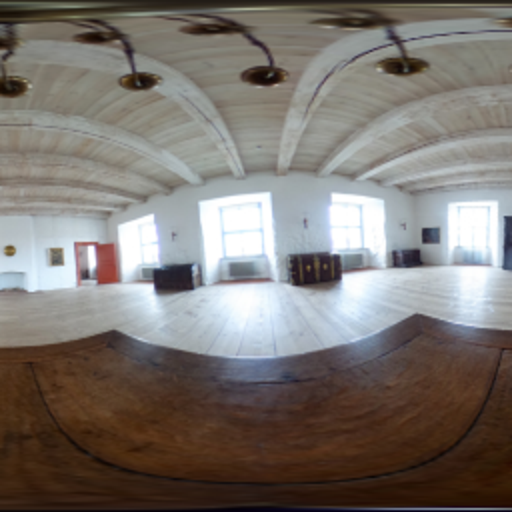
#> input picture path/to/datasetOmniD_256_1024/hr_1024/00025_e.png, 1024 x 1024 px, given as the content of the folder /home/henrique/Documentos/360° SR/CNN360/LR, which was not available (shown at 1/2 size)
$ python conversorLr.py
#> lines starting #> are read from the running program, lines starting #| are printed output that depends on the picture; pictures that were not available may be replaced by others from this repository, and a replacement may not be noted
import os
from PIL import Image

# Função para redimensionar a imagem para dimensões divisíveis por 28
def resize_image(img, target_width, target_height):
    # Redimensionar para as novas dimensões divisíveis por 28
    return img.resize((target_width, target_height), Image.Resampling.LANCZOS)

# Função para cortar a imagem em blocos de 28x28
def cut_image_into_patches(img_path, output_dir, patch_size=28, resize_dims=(504, 252)):
    # Abrir a imagem
#> called with output_dir = 'dataset_28_224/lr_28', patch_size = 28, resize_dims = (504, 252)
    img = Image.open(img_path)
#> img is the input picture: PIL image 1024x1024 RGB; mean R, G, B 123.7, 117.6, 112.8

    # Redimensionar a imagem para dimensões divisíveis por 28
    img = resize_image(img, *resize_dims)
#> in resize_image, `return img.resize((target_width, target_height), Image.Resampling.LANC..`:
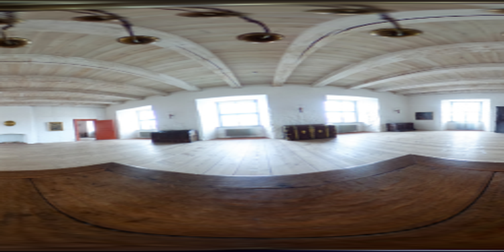
#> returned value: PIL image 504x252 RGB; mean R, G, B 123.7, 117.6, 112.8

    width, height = img.size
#> width = 504; height = 252

    # Criar diretório de saída se não existir
    os.makedirs(output_dir, exist_ok=True)

    patch_number = 0
    # Iterar sobre a imagem e cortar em blocos de 28x28
    for top in range(0, height, patch_size):
        for left in range(0, width, patch_size):
            # Definir a área do bloco
            box = (left, top, left + patch_size, top + patch_size)
            patch = img.crop(box)

            # Salvar o bloco
            patch.save(os.path.join(output_dir, f"{os.path.basename(img_path).split('.')[0]}_patch_{patch_number:04d}.png"))
            patch_number += 1
#> this loop made 9 passes
#> pass 1, in cut_image_into_patches, `patch.save(os.path.join(output_dir, f"{os.path.basename(img_path).spli..`:
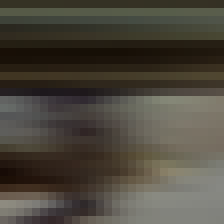
#> saved as 00025_e_patch_0000.png: PIL image 28x28 RGB (shown 8 times larger); mean R, G, B 75.7, 70.7, 60.6
#> pass 1, in cut_image_into_patches, `patch.save(os.path.join(output_dir, f"{os.path.basename(img_path).spli..`:
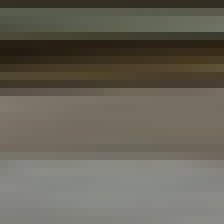
#> saved as 00025_e_patch_0001.png: PIL image 28x28 RGB (shown 8 times larger); mean R, G, B 102.9, 99.1, 87.1
#> pass 1, in cut_image_into_patches, `patch.save(os.path.join(output_dir, f"{os.path.basename(img_path).spli..`:
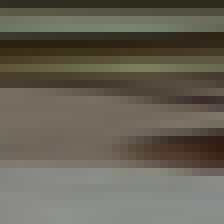
#> saved as 00025_e_patch_0002.png: PIL image 28x28 RGB (shown 8 times larger); mean R, G, B 102.6, 97.6, 85.6
#> pass 1, in cut_image_into_patches, `patch.save(os.path.join(output_dir, f"{os.path.basename(img_path).spli..`:
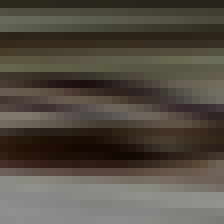
#> saved as 00025_e_patch_0003.png: PIL image 28x28 RGB (shown 8 times larger); mean R, G, B 83.4, 76.7, 66.7
#> after the loop:
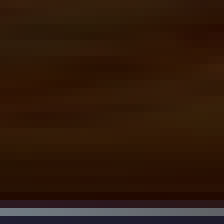
#> patch: PIL image 28x28 RGB (shown 8 times larger); mean R, G, B 48.2, 26, 11.5
#> after the loop, patch_number = 162

    print(f"{patch_number} blocos de {patch_size}x{patch_size} foram gerados para a imagem {img_path}.")
#| 162 blocos de 28x28 foram gerados para a imagem /home/henrique/Documentos/360° SR/CNN360/LR/00025_e.png.

# Função principal para processar as primeiras 100 imagens
def process_images(input_dir, output_dir, resize_dims=(504, 252), num_images=25):
    # Listar arquivos no diretório de entrada
    img_files = [f for f in os.listdir(input_dir) if f.lower().endswith(('.png', '.jpg', '.jpeg'))]

    # Processar as primeiras 'num_images' imagens
    for i, img_file in enumerate(img_files[:num_images]):
        img_path = os.path.join(input_dir, img_file)
        print(f"Processando {i+1}/{num_images}: {img_path}")
        cut_image_into_patches(img_path, output_dir, resize_dims=resize_dims)

# Exemplo de uso
input_directory = '/home/henrique/Documentos/360° SR/CNN360/LR'  # Diretório onde estão as imagens 512x256
output_directory = 'dataset_28_224/lr_28'   # Diretório para salvar os blocos 28x28
num_images = 25  # Número de imagens que você deseja processar

# Definir dimensões para redimensionamento (divisíveis por 28)
resize_dims = (504, 252)  # Dimensões ajustadas para serem divisíveis por 28

# Processar as primeiras 100 imagens
process_images(input_directory, output_directory, resize_dims=resize_dims, num_images=num_images)

$ run again, on path/to/datasetOmniD_256_1024/lr_256/00010_d.png
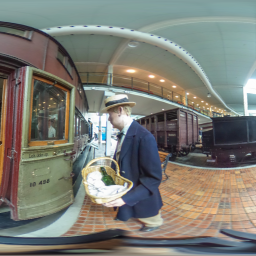
#> input picture path/to/datasetOmniD_256_1024/lr_256/00010_d.png, 256 x 256 px, given as the content of the folder /home/henrique/Documentos/360° SR/CNN360/LR, which was not available
#> in cut_image_into_patches, img is the input picture: PIL image 256x256 RGB; mean R, G, B 123.8, 124.1, 116.3
#> in resize_image, `return img.resize((target_width, target_height), Image.Resampling.LANC..`:
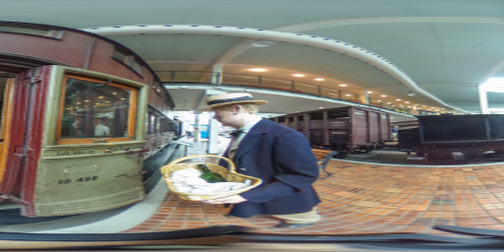
#> returned value: PIL image 504x252 RGB; mean R, G, B 123.8, 124.1, 116.3
#> after the loop in cut_image_into_patches, `for top in range(0, height, patch_size):`:
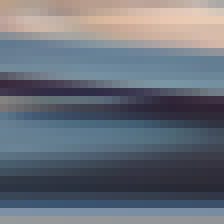
#> patch: PIL image 28x28 RGB (shown 8 times larger); mean R, G, B 104.7, 111.3, 121.8
#> after the loop in cut_image_into_patches, `for top in range(0, height, patch_size):`: patch_number = 162
#| 162 blocos de 28x28 foram gerados para a imagem /home/henrique/Documentos/360° SR/CNN360/LR/00010_d.png.

$ run again, on path/to/datasetOmniD_256_1024/lr_256/00041_d.png
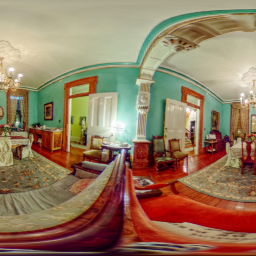
#> input picture path/to/datasetOmniD_256_1024/lr_256/00041_d.png, 256 x 256 px, given as the content of the folder /home/henrique/Documentos/360° SR/CNN360/LR, which was not available
#> in cut_image_into_patches, img is the input picture: PIL image 256x256 RGB; mean R, G, B 146.8, 121.4, 95.3
#> in resize_image, `return img.resize((target_width, target_height), Image.Resampling.LANC..`:
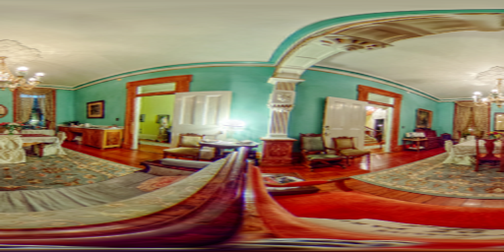
#> returned value: PIL image 504x252 RGB; mean R, G, B 146.8, 121.5, 95.3
#> after the loop in cut_image_into_patches, `for top in range(0, height, patch_size):`:
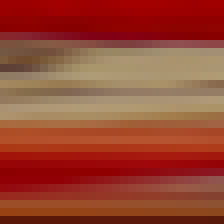
#> patch: PIL image 28x28 RGB (shown 8 times larger); mean R, G, B 152.2, 69.7, 49.5
#> after the loop in cut_image_into_patches, `for top in range(0, height, patch_size):`: patch_number = 162
#| 162 blocos de 28x28 foram gerados para a imagem /home/henrique/Documentos/360° SR/CNN360/LR/00041_d.png.

$ run again, on path/to/datasetOmniD_256_1024/sr_256_1024/00010_e.png
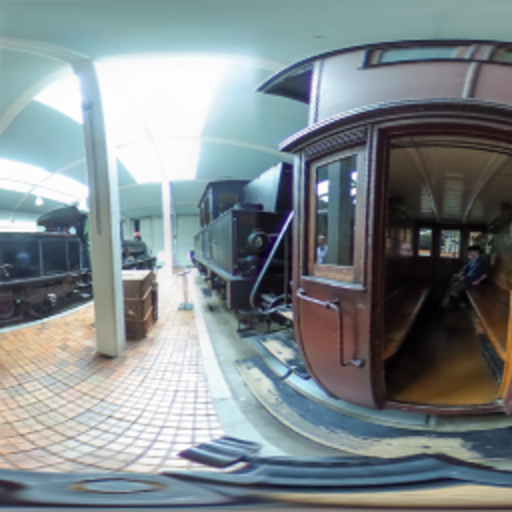
#> input picture path/to/datasetOmniD_256_1024/sr_256_1024/00010_e.png, 1024 x 1024 px, given as the content of the folder /home/henrique/Documentos/360° SR/CNN360/LR, which was not available (shown at 1/2 size)
#> in cut_image_into_patches, img is the input picture: PIL image 1024x1024 RGB; mean R, G, B 127.2, 136.5, 139.4
#> in resize_image, `return img.resize((target_width, target_height), Image.Resampling.LANC..`:
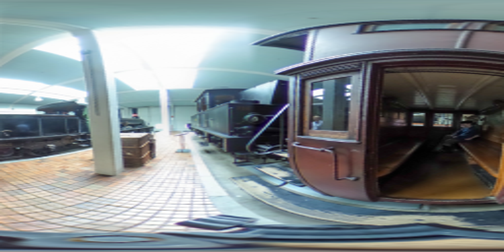
#> returned value: PIL image 504x252 RGB; mean R, G, B 127.2, 136.5, 139.4
#> after the loop in cut_image_into_patches, `for top in range(0, height, patch_size):`:
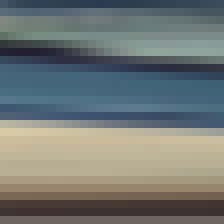
#> patch: PIL image 28x28 RGB (shown 8 times larger); mean R, G, B 112.4, 118.7, 116.5
#> after the loop in cut_image_into_patches, `for top in range(0, height, patch_size):`: patch_number = 162
#| 162 blocos de 28x28 foram gerados para a imagem /home/henrique/Documentos/360° SR/CNN360/LR/00010_e.png.
